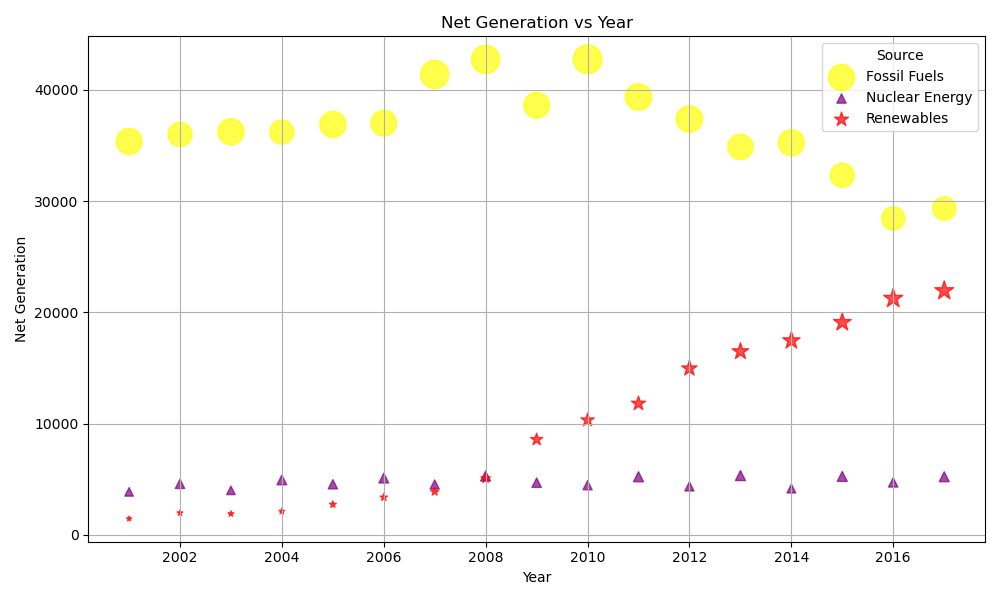

The script that drew this image:
import pandas as pd
import matplotlib.pyplot as plt

# Read the CSV file into a pandas DataFrame
data = pd.read_csv("iowa-electricity-extended.csv")

# Convert the 'year' column to datetime format
data['year'] = pd.to_datetime(data['year'])

# Check the unique values in the 'source' column
unique_sources = data['source'].unique()
print("Unique sources:", unique_sources)

# Define colors and markers for each source
source_colors = {
    'Nuclear Energy': 'purple', 
    'Fossil Fuels': 'yellow',
    'Renewables': 'red'
}

source_markers = {
    'Fossil Fuels': 'o',
    'Renewables': '*',
    'Nuclear Energy': '^',
    'Other': '*',        # Star
}

# Create a scatterplot
plt.figure(figsize=(10,6))
for source in unique_sources:
    subset = data[data['source'] == source]
    plt.scatter(
        subset['year'], 
        subset['net_generation'], 
        s=subset['consumption']/100, 
        c=source_colors.get(source, 'grey'),  # Default to grey if source not found
        marker=source_markers.get(source, 'o'),  # Default to circle if source not found
        label=source,
        alpha=0.7
    )

# Add labels and legend
plt.xlabel('Year')
plt.ylabel('Net Generation')
plt.title('Net Generation vs Year')
plt.legend(title='Source')

# Show the plot
plt.grid(True)
plt.tight_layout()
plt.show()
